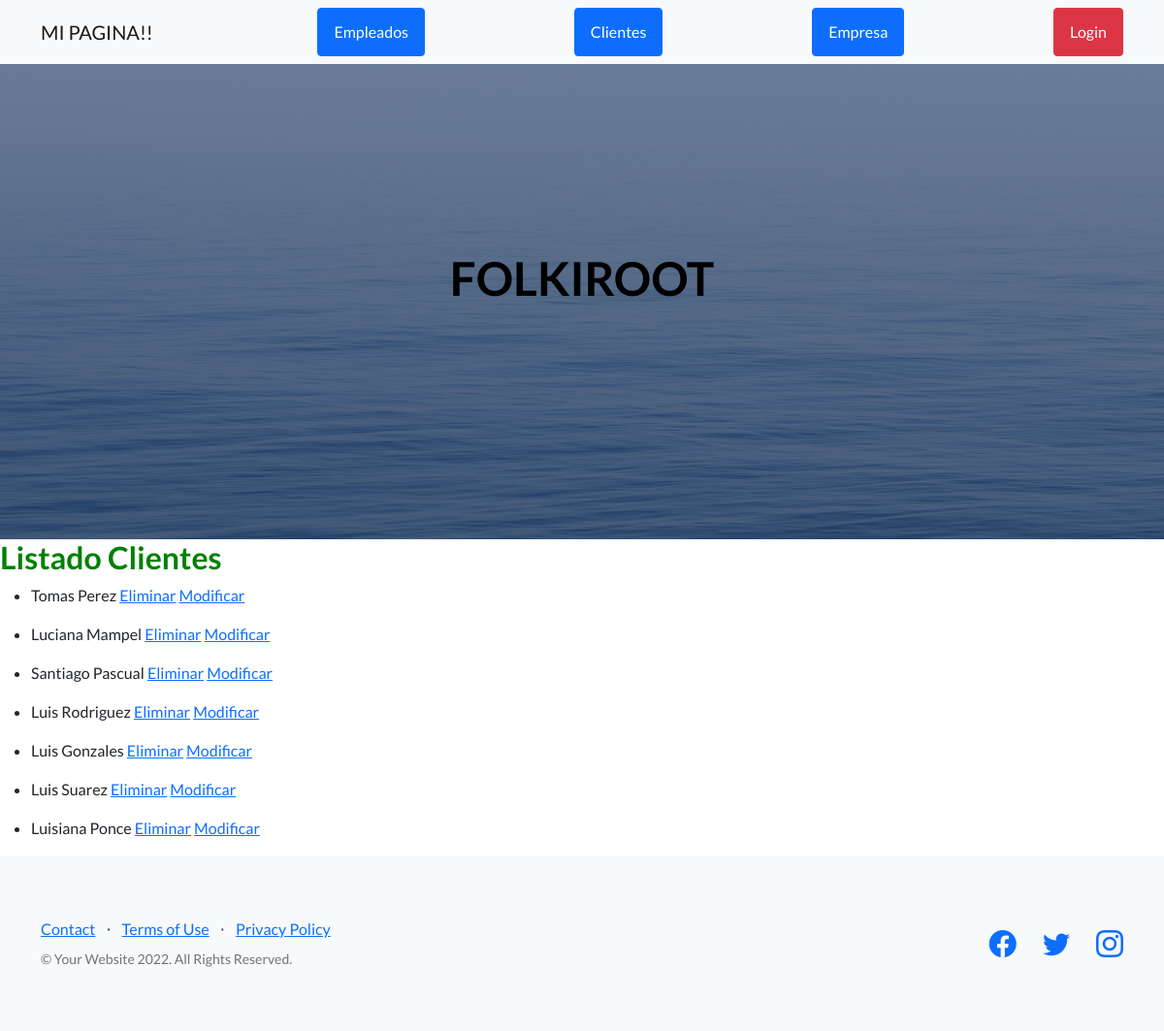
/AppProyecto/list_cliente/, run on an earlier commit of the app's database.
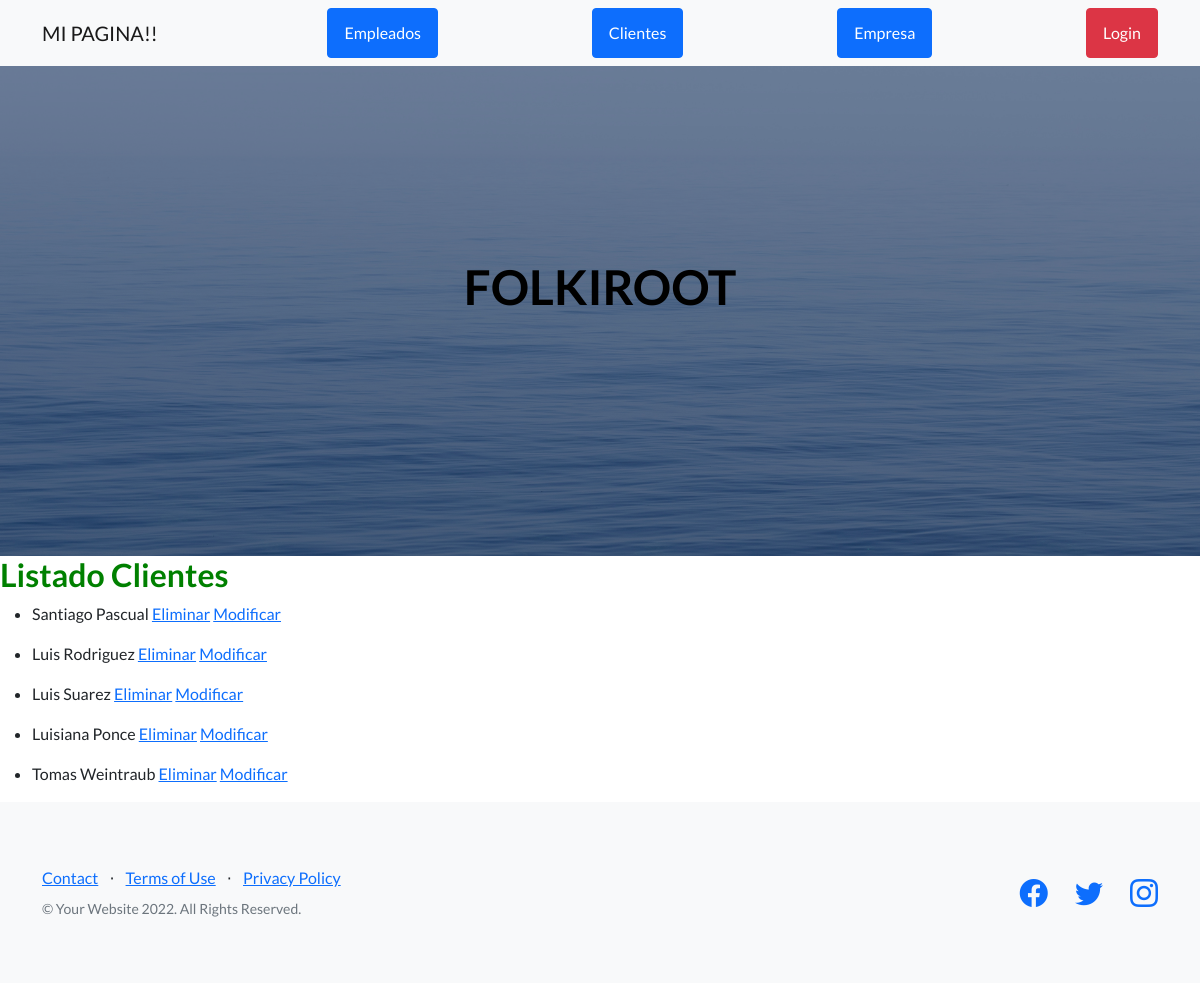
And on a later commit of the database.
### AppProyecto/models.py (models this page shows)
class Cliente(models.Model):
    nombre = models.CharField(max_length=50)
    apellido = models.CharField(max_length=50)
    direccion = models.CharField(max_length=50)
    edad = models.IntegerField()
    def __str__(self):
        return self.nombre + " " + self.apellido

### AppProyecto/views.py (the view)
# urls.py: path("list_cliente/", ListCliente.as_view(), name="list_clientes"),
class ListCliente(ListView, LoginRequiredMixin):
    model = Cliente
    template_name = "AppProyecto/list_clientes.html"

### AppProyecto/templates/AppProyecto/list_clientes.html (shortened to what this page needs)
{% extends "AppProyecto/index.html" %}
{% block main %}
<h2 style="color: green;">Listado Clientes</h2>
{% for cliente in object_list %}
    <ul><li>
        {{ cliente }}
        <a href="{% url 'delete_clientes' cliente.id %}">Eliminar</a>
        <a href="{% url 'update_clientes' cliente.id %}">Modificar</a>
    </li></ul>
{% endfor %}
{% endblock %}

### AppProyecto/templates/AppProyecto/index.html (shortened to what this page needs)
<!DOCTYPE html>
<html lang="en">
  <head>
    {% load static %}
    <link
      href="https://cdn.jsdelivr.net/npm/bootstrap-icons@1.5.0/font/bootstrap-icons.css"
      rel="stylesheet"
      type="text/css"
    />
    <link href="{% static 'AppProyecto/css/styles.css' %}" rel="stylesheet" />
  </head>
  <body>
    <nav class="navbar navbar-light bg-light static-top">
      <div class="container">
        <a class="navbar-brand" href="{% url 'inicio' %}">MI PAGINA!!</a>
        <a class="btn btn-primary" href="{% url 'create_empleados' %}">Empleados</a>
        <a class="btn btn-primary" href="{% url 'create_clientes' %}">Clientes</a>
        <a class="btn btn-primary" href="{% url 'create_empresas' %}">Empresa</a>
        {% if not request.user.is_authenticated %}
        <a class="btn btn-danger" href="{% url 'login' %}">Login</a>
        {% else %}
        <a class="btn btn-danger" href="{% url 'logout' %}">Logout</a>
        {% endif %}
      </div>
    </nav>
    <header class="masthead">
      <div class="container position-relative">
        <div class="row justify-content-center">
          <div class="col-xl-6">
            <div class="text-center text-black">
              {% block titulo_principal %}
              <h1 class="mb-5">FOLKIROOT</h1>
              {% endblock %}
            </div>
          </div>
        </div>
      </div>
    </header>
    {% block main %}{% endblock %}
    <footer class="footer bg-light">
      <div class="container">
        <div class="row">
          <div class="col-lg-6 h-100 text-center text-lg-start my-auto">
            <ul class="list-inline mb-2">
              <li class="list-inline-item"><a href="#!">Contact</a></li>
              <li class="list-inline-item">⋅</li>
              <li class="list-inline-item"><a href="#!">Terms of Use</a></li>
              <li class="list-inline-item">⋅</li>
              <li class="list-inline-item"><a href="#!">Privacy Policy</a></li>
            </ul>
            <p class="text-muted small mb-4 mb-lg-0">
              &copy; Your Website 2022. All Rights Reserved.
            </p>
          </div>
          <div class="col-lg-6 h-100 text-center text-lg-end my-auto">
            <ul class="list-inline mb-0">
              <li class="list-inline-item me-4">
                <a href="#!"><i class="bi-facebook fs-3"></i></a>
              </li>
              <li class="list-inline-item me-4">
                <a href="#!"><i class="bi-twitter fs-3"></i></a>
              </li>
              <li class="list-inline-item">
                <a href="#!"><i class="bi-instagram fs-3"></i></a>
              </li>
            </ul>
          </div>
        </div>
      </div>
    </footer>
  </body>
</html>

What changed in the data, as far as the page shows it:
removed Cliente: nombre+apellido "Tomas Perez"
removed Cliente: nombre+apellido "Luciana Mampel"
removed Cliente: nombre+apellido "Luis Gonzales"
added Cliente: nombre+apellido "Tomas Weintraub"
